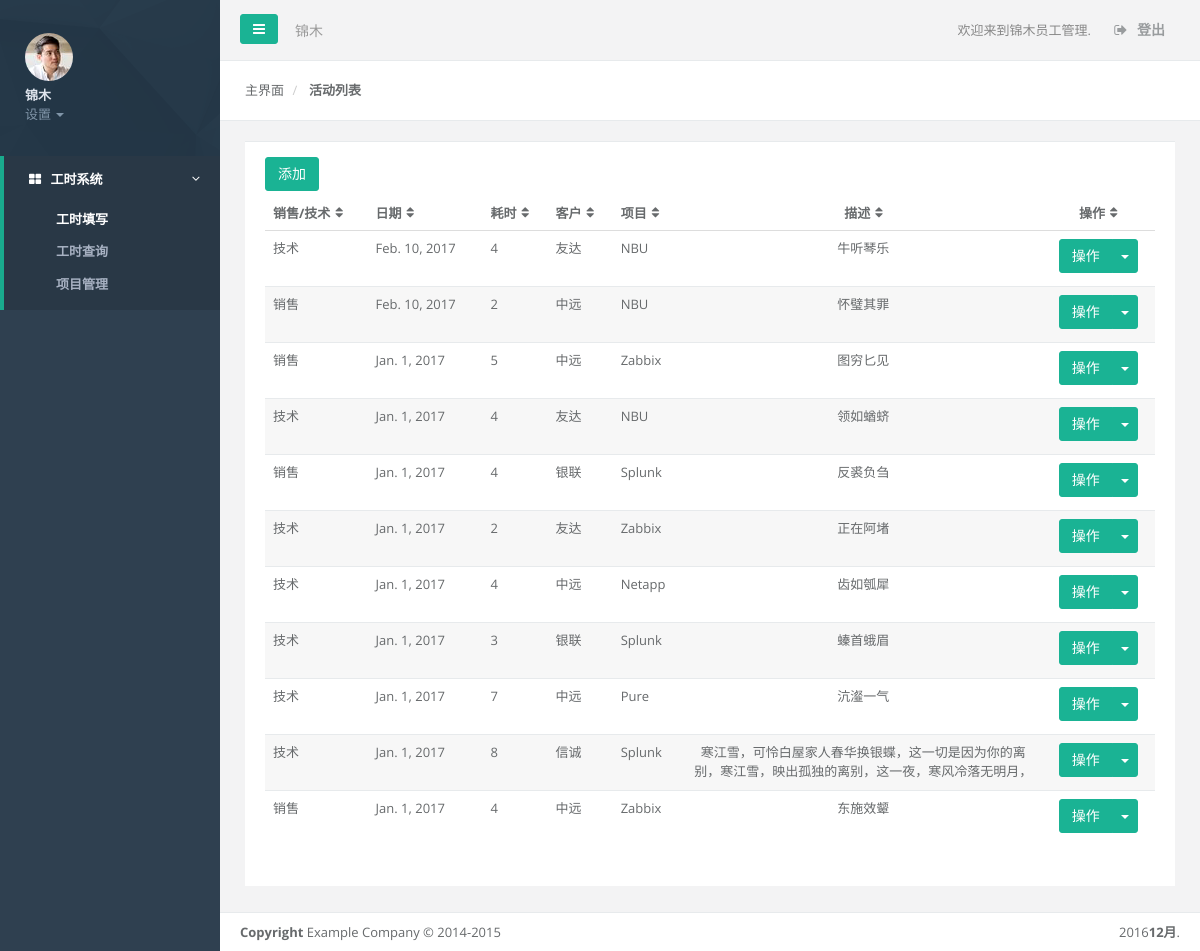
Page /activelist/index (signed in) on the earlier database version.
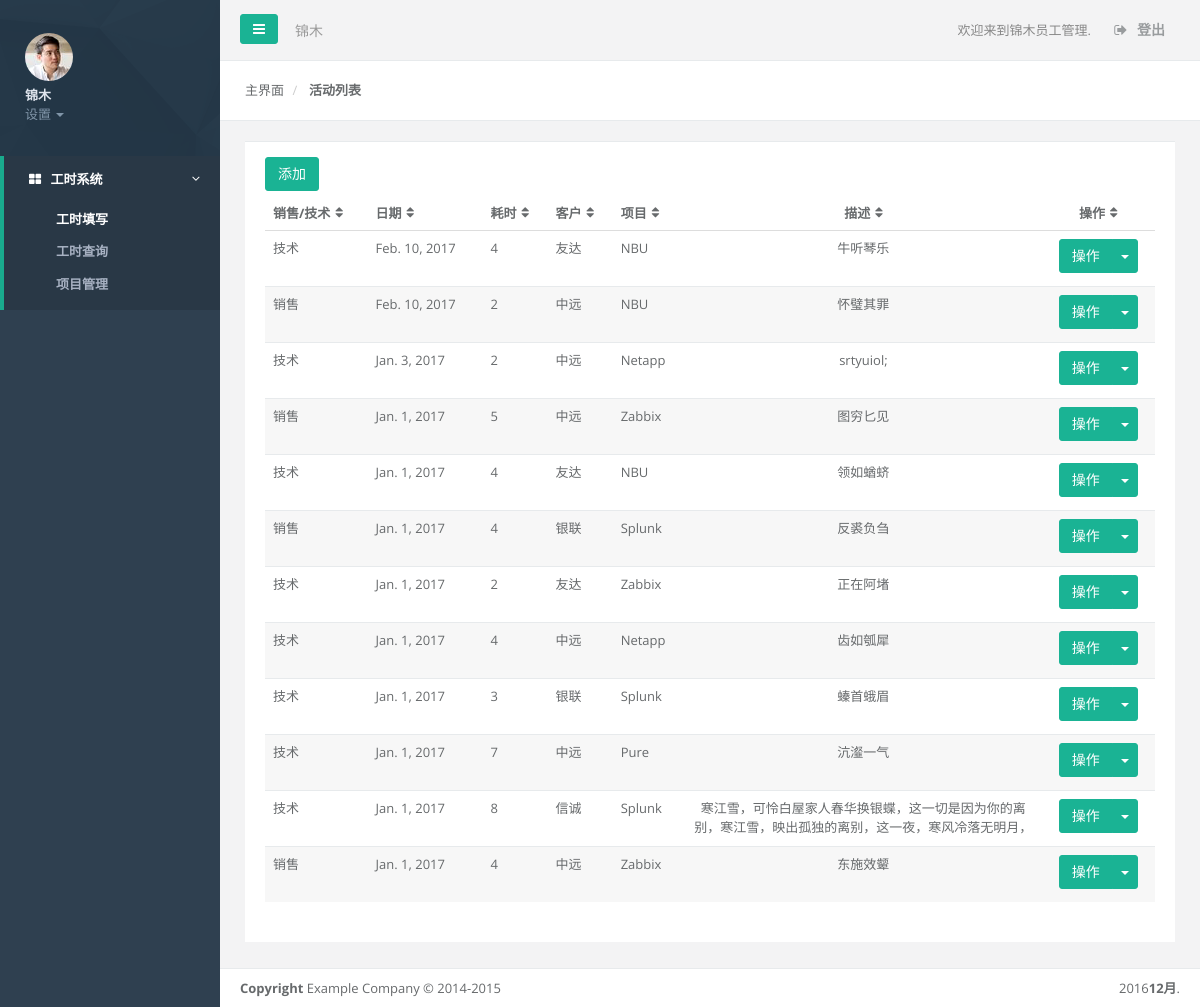
Same page on the later database version.
### activelist/models.py (models this page shows, shortened)
class Activelist(models.Model):
    ACT_TYPE = (
        ('per','Pre-Sales'),
        ('aft','After-Sales'),
    )
    utype = models.CharField(max_length=20,default='none',choices=ACT_TYPE)
    datetime = models.DateField()
    expendtime = models.IntegerField(max_length=50,default='none')
    client = models.ForeignKey('Client')
    project = models.ForeignKey('Project')
    detail = models.TextField()
    username = models.ForeignKey(User,on_delete=models.CASCADE)
    class Meta:
        ordering = ['-datetime']

class Client(models.Model):
    clientl = models.CharField(max_length=50,blank=True)
    def __unicode__(self):
        return self.clientl

class Project(models.Model):
    projectl = models.CharField(max_length=50,blank=True)
    def __unicode__(self):
        return self.projectl

### activelist/views.py (the view)
@login_required
def index(request):
	u = request.user
	activel = Activelist.objects.filter(username_id=u.id)[:50]
	return render(request,'activelist/index.html',{'activel':activel})

### activelist/templates/activelist/index.html (shortened to what the changed rows need)
<!DOCTYPE html>
<html>
<head>
    <link href="../../../static/css/bootstrap.min.css" rel="stylesheet">
    <link href="../../../static/font-awesome/css/font-awesome.css" rel="stylesheet">
    <link href="../../../static/css/plugins/dataTables/datatables.min.css" rel="stylesheet">
    <link href="../../../static/css/animate.css" rel="stylesheet">
    <link href="../../../static/css/style.css" rel="stylesheet">
    <link href="../../../static/css/plugins/footable/footable.core.css" rel="stylesheet">
    <link href="../../../static/css/plugins/datapicker/datepicker3.css" rel="stylesheet">
</head>
<body>
    <div id="wrapper">
        <div id="page-wrapper" class="gray-bg">
        <div class="wrapper wrapper-content animated fadeInRight">
            <div class="row">
            <div class="col-lg-12">
            <div class="ibox float-e-margins">
            <div class="ibox-content">
            <table class="footable table table-stripped toggle-arrow-tiny" data-page-size="15">
            <thead>
            <tr>
                <th data-hide="phone" >销售/技术</th>
                <th data-hide="phone" >日期</th>
                <th data-hide="phone" >耗时</th>
                <th data-hide="phone" >客户</th>
                <th data-hide="phone" >项目</th>
                <th data-hide="phone" class="text-center" style="width: 350px;">描述</th>
                <th class="text-center">操作</th>
            </tr>
            </thead>
            <tbody>
            {% for a in activel %}
            <tr>
                <td>{{ a.utype }}</td>
                <td>{{ a.datetime }}</td>
                <td>{{ a.expendtime }}</td>
                <td>{{ a.client }}</td>
                <td>{{ a.project }}</td>
                <td class="text-center"><div style="width:340px; height:35px; overflow:hidden; ">{{ a.detail }}</div></td>
                <td class="text-center">
                  <div class="btn-group" >
                      <button class="btn btn-primary" >操作</button>
                      <button data-toggle="dropdown" class="btn btn-primary dropdown-toggle"><span class="caret"></span></button>
                    </div>
                </td>
            </tr>
            {% endfor %}
            </tbody>
            </table>
            </div>
            </div>
            </div>
            </div>
        </div>
        </div>
        </div>
</body>
</html>

Differences in the rows shown:
added Activelist: utype "技术", datetime "Jan. 3, 2017", expendtime "2", client "中远", project "Netapp", detail "srtyuiol;"
